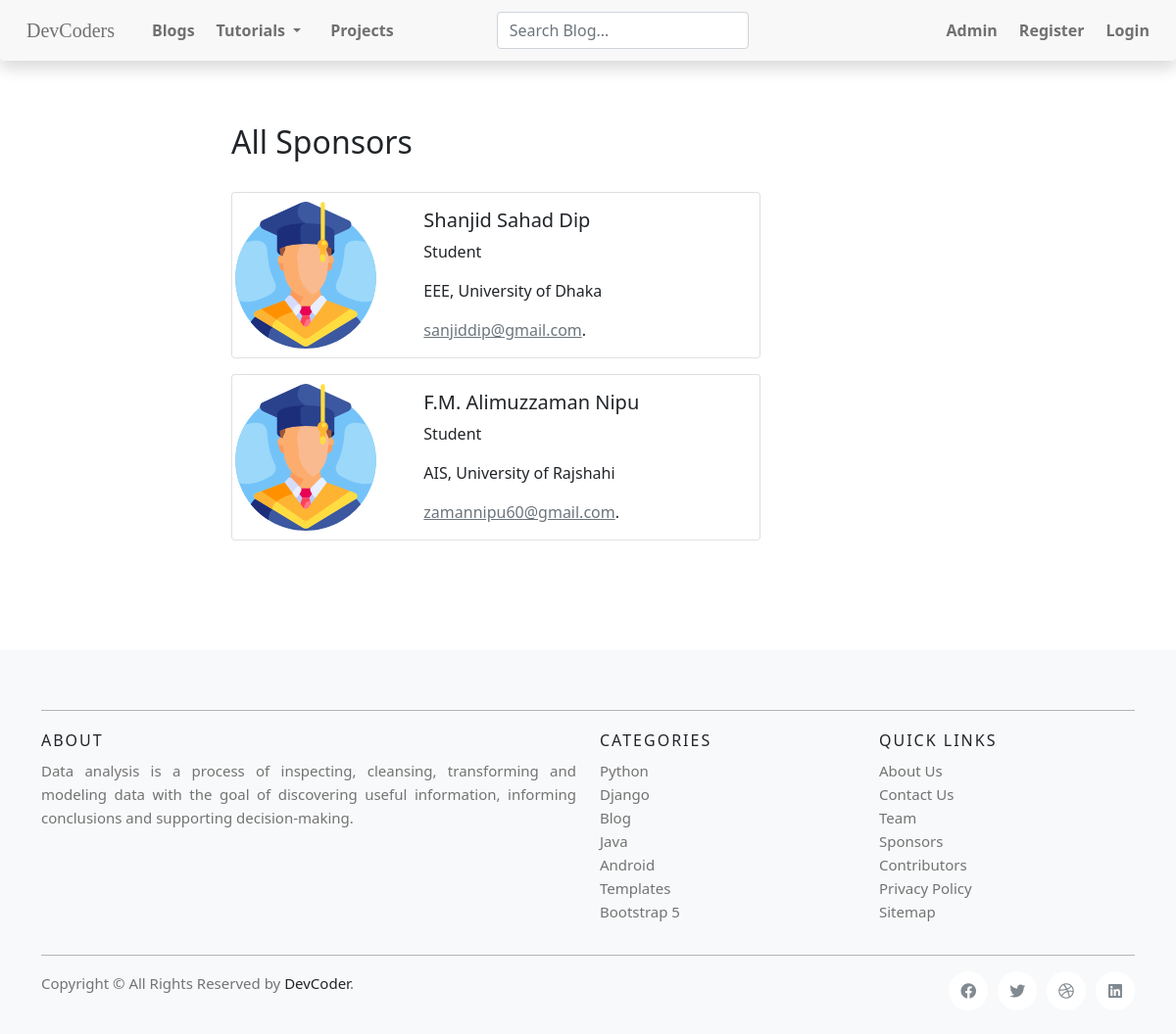
The page /sponsors on the database as committed earlier.
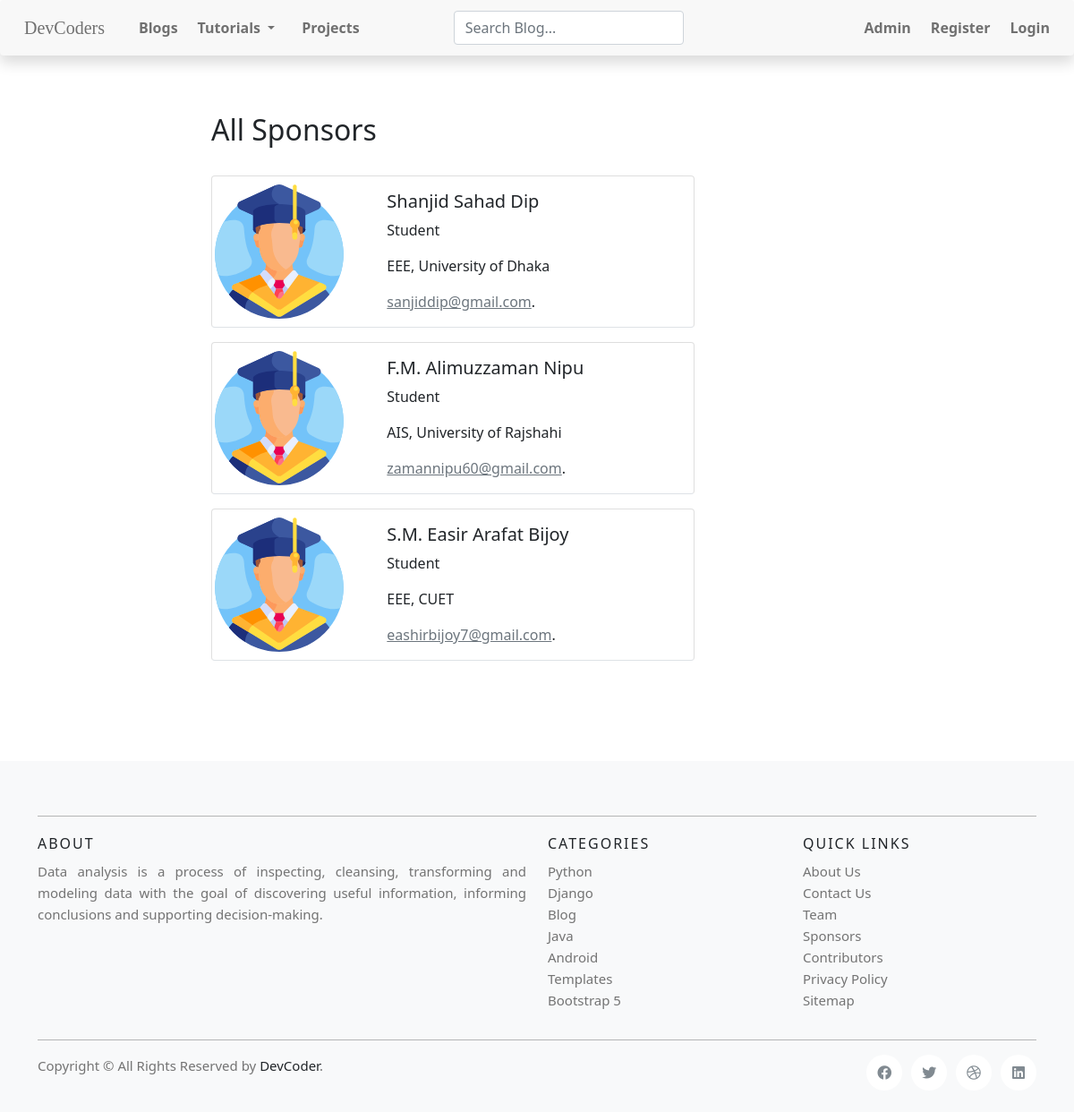
The same page on the database as committed later.
### blog/models.py (models this page shows, shortened)
class SponsorDB(models.Model):
    name = models.CharField(max_length=50)
    position = models.CharField(max_length=50)
    study = models.CharField(max_length=50)
    email = models.EmailField(max_length=50)
    date = models.DateField(auto_now=timezone.now())

### blog/views.py (the view)
# urls.py: path('sponsors', views.sponsors, name='sponsors'),
def sponsors(request):
    data = SponsorDB.objects.all()
    context = {
        'sponsors_data': data,
    }
    return render(request, 'blog/sponsors.html', context=context)

### blog/templates/blog/sponsors.html
{% extends 'blog/base.html' %}
{% load static %}
{% block blog_detail_page %}
<div class="container">
    <h2 class="mb-4 pb-2">All Sponsors </h2>
    {% for info in sponsors_data %}
    <div class="card border-bottom mb-3" style="max-width: 540px;">
        <div class="row g-0">
            <div class="col-md-4">
                <img src="{% static 'blog/img/graduate.svg' %}" class="rounded-circle"
                    style="height: 100%; width: 150px;" alt="university graduate avatar">
            </div>
            <div class="col-md-8">
                <div class="card-body">
                    <h5 class="card-title">{{ info.name }}</h5>
                    <p class="card-text">{{ info.position }}</p>
                    <p class="card-text">{{ info.study }}</p>
                    <a href="mailto:{{ info.email }}" class="text-muted">{{ info.email }}</a>.<br>
                </div>
            </div>
        </div>
    </div>
    {% endfor %}
</div>
{% endblock blog_detail_page %}

### blog/templates/blog/base.html (shortened to what this page needs)
{% load static %}
<!DOCTYPE html>
<html lang="en">
<head>
    <link rel="stylesheet" href="{% static 'blog/css/main.css' %}">
    <link rel="stylesheet" href="https://pro.fontawesome.com/releases/v5.10.0/css/all.css"
 />
    <link rel="stylesheet" href="https://maxcdn.bootstrapcdn.com/bootstrap/4.5.2/css/bootstrap.min.css" />
    <link href="https://cdn.jsdelivr.net/npm/bootstrap@5.0.0-beta1/dist/css/bootstrap.min.css" rel="stylesheet"
 />
    <link rel="stylesheet" href="{% static 'blog/css/highlight/styles/atom-one-light.css' %}" />
</head>
<body>
    <header class="navbar navbar-expand navbar-light flex-column sticky-top flex-md-row bd-navbar shadow rounded">
        <div class="navbar-nav navbar-nav-scroll navbar-expand-lg">
            <ul class="nav nav-pills">
                <li class="nav-item zoom">
                    <a class="nav-item nav-link navbar-brand" style="font-family: Impact;" href="/">DevCoders</a>
                </li>
                <li class="nav-item zoom">
                    <a class="nav-item nav-link font-weight-bold" href="{% url 'blog_list' %}">Blogs</a>
                </li>
                <li class="nav-item dropdown zoom">
                    <a class="nav-item nav-link dropdown-toggle mr-md-2 font-weight-bold" href="#" id="bd-versions"
                        data-toggle="dropdown" aria-haspopup="true" aria-expanded="false">Tutorials
                    </a>
                </li>
                <li class="nav-item zoom">
                    <a class="nav-link font-weight-bold" href="{% url 'project' %}" target="">Projects</a>
                </li>
            </ul>
        </div>
        <ul class="navbar-nav flex-row ml-md-auto d-md-flex zoom">
            <form class="form-inline my-2 my-lg-0" method="GET" action="{% url 'search' %}">
                <input type="search" class="form-control" id="search-input" placeholder="Search Blog..."
                    aria-label="Search for..." autocomplete="off" name="query" />
            </form>
        </ul>
        <ul class="navbar-nav flex-row ml-md-auto d-md-flex">
            <li class="nav-item zoom">
                <a class="nav-link font-weight-bold" href="/admin" target="_blank">Admin</a>
            </li>
            <li class="nav-item zoom">
                <a class="nav-link font-weight-bold" href="#" target="">Register</a>
            </li>
            <li class="nav-item zoom">
                <a class="nav-link font-weight-bold" href="#" target="">Login</a>
            </li>
        </ul>
    </header>
    <div class="container-fluid mt-4">
        <div class="row">
            <div class="col-sm-8 mx-auto">
                {% if current_url == 'tutorial' %}
                {% if title %}
                <h2 class="mt-4"> {{ title }} </h2>
                {% endif %}
                {% if writer_name %}
                <article>
                    <address>
                        by
                        <a href="#">{{ writer_name }}</a>. Posted on {{ date }}
                    </address>
                </article>
                {% endif %}
                <div id="page-content-wrapper text-center">
                    <hr>
                    {% block content %}
                    {% endblock content %}
                    <div class="col-sm-2 mx-auto"></div>
                </div>
                {% else %}
                {% block blog_detail_page %}
                {% endblock blog_detail_page %}
                {% endif %}
            </div>
        </div>
    </div>
    <br /><br />
    <br /><br />
    <footer class="site-footer">
        <div class="container">
            <hr>
            <div class="row">
                <div class="col-sm-12 col-md-6">
                    <h6 class='text-dark'>About</h6>
                    <p class="text-justify">Data analysis is a process of inspecting, cleansing,
                        transforming and modeling data with the goal of discovering
                        useful information, informing conclusions and supporting
                        decision-making.</p>
                </div>
                <div class="col-xs-6 col-md-3">
                    <h6 class='text-dark'>Categories</h6>
                    <ul class="footer-links">
                        <li><a href="{% url 'tutorial' slug='python-getting-started' %}"
                                class="text-decoration-none">Python</a>
                        </li>
                        <li><a href="#" class="text-decoration-none">Django</a></li>
                        <li><a href="#" class="text-decoration-none">Blog</a></li>
                        <li><a href="#" class="text-decoration-none">Java</a></li>
                        <li><a href="#" class="text-decoration-none">Android</a></li>
                        <li><a href="#" class="text-decoration-none">Templates</a></li>
                        <li><a href="#" class="text-decoration-none">Bootstrap 5</a></li>
                    </ul>
                </div>
                <div class="col-xs-6 col-md-3">
                    <h6 class='text-dark'>Quick Links</h6>
                    <ul class="footer-links">
                        <li><a href="#" class="text-decoration-none">About Us</a></li>
                        <li><a href="#" class="text-decoration-none">Contact Us</a></li>
                        <li><a href="#" class="text-decoration-none">Team</a></li>
                        <li><a href="{% url 'sponsors' %}" class="text-decoration-none">Sponsors</a></li>
                        <li><a href="#" class="text-decoration-none">Contributors</a></li>
                        <li><a href="#" class="text-decoration-none">Privacy Policy</a></li>
                        <li><a href="/sitemap.xml" class="text-decoration-none">Sitemap</a></li>
                    </ul>
                </div>
            </div>
            <hr>
        </div>
        <div class="container">
            <div class="row">
                <div class="col-md-8 col-sm-6 col-xs-12">
                    <p class="copyright-text">Copyright &copy; {{ date.year }} All Rights Reserved by
                        <a class="text-dark text-decoration-none" href="#">DevCoder</a>.
                    </p>
                </div>
                <div class="col-md-4 col-sm-6 col-xs-12">
                    <ul class="social-icons list-unstyled list-inline">
                        <li><a class="facebook" href="#"><i class="fab fa-facebook"></i></a></li>
                        <li><a class="twitter" href="#"><i class="fab fa-twitter"></i></a></li>
                        <li><a class="dribbble" href="#"><i class="fab fa-dribbble"></i></a></li>
                        <li><a class="linkedin" href="#"><i class="fab fa-linkedin"></i></a></li>
                    </ul>
                </div>
            </div>
        </div>
    </footer>
</body>
</html>

### blog/static/blog/css/main.css (style rules this page uses)
* { margin: 0; padding: 0; background: transparent; }
body { font-family: Roboto, sans-serif; text-rendering: optimizeLegibility; background-color: #f9f9f9; }
.zoom { padding: 3px; transition: transform .2s; margin: 0 auto; }
.bd-navbar { min-height: 1rem; background-color: #f8f8f8; box-shadow: 0 .5rem 1rem rgba(0, 0, 0, .05), inset 0 -1px 0 rgba(0, 0, 0, .1) }
.bd-navbar .navbar-nav .nav-link { padding-right: .5rem; padding-left: .5rem; color: #cbbde2 }
.site-footer { background-color: #f8f9fa; padding: 45px 0 20px; font-size: 15px; line-height: 24px; color: #737373; }
.site-footer hr { border-top-color: #bbb; opacity: 0.5 }
.site-footer h6 { color: #fff; font-size: 16px; text-transform: uppercase; margin-top: 5px; letter-spacing: 2px }
.site-footer a { color: #737373; }
.footer-links { padding-left: 0; list-style: none }
.footer-links li { display: block }
.footer-links a { color: #737373 }
.site-footer .social-icons { text-align: right }
.site-footer .social-icons a { width: 40px; height: 40px; line-height: 40px; margin-left: 6px; margin-right: 0; border-radius: 100%; background-color: white; }
.copyright-text { margin: 0 }
.social-icons { padding-left: 0; margin-bottom: 0; list-style: none }
.social-icons li { display: inline-block; margin-bottom: 4px }
.social-icons a { background-color: #eceeef; color: #818a91; font-size: 16px; display: inline-block; line-height: 44px; width: 44px; height: 44px; text-align: center; margin-right: 8px; border-radius: 100%; -webkit-transition: all .2s linear; -o-transition: all .2s linear; transition: all .2s linear }

Rows that differ between the two databases and show on the page:
added SponsorDB: name "S.M. Easir Arafat Bijoy", position "Student", study "EEE, CUET", email "eashirbijoy7@gmail.com"
